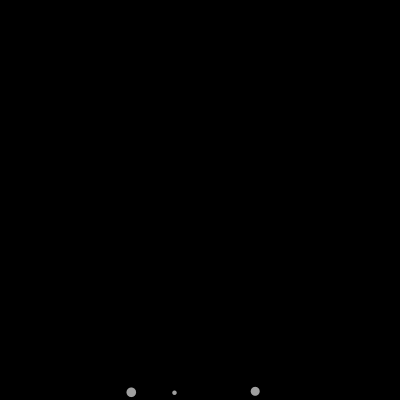
Frame 1 (no input)
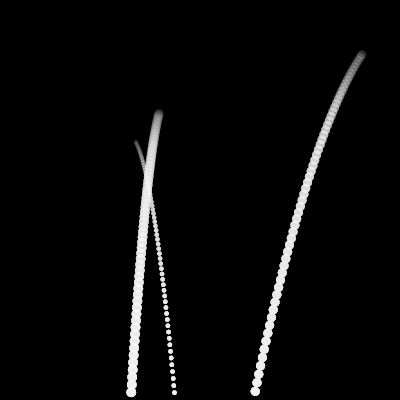
Frame 60 (the mouse pressed at the canvas centre just before this capture)
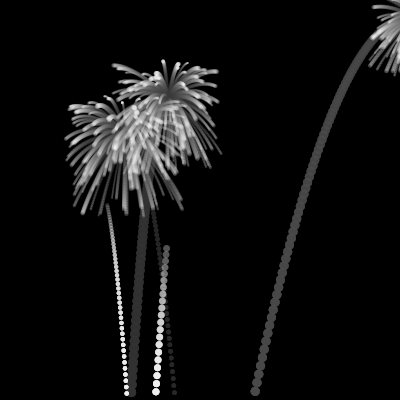
Frame 120 (the mouse held since frame 60 and released just before this capture)

The Processing sketch that drew these frames (run headless with seeded random() and noise(); from frame 60 on, the mouse is pressed at the canvas centre):

// Processing sketch: fireworks
// ── fireworks.pde
float gravity = 0.1;

int numberOfFireworks = 3;
ArrayList<Firework> fireworks = new ArrayList<Firework>();
float fireworkSize = 5;
float fireworkMinSize = 3;
float fireworkMaxSize = 10;
float fireworkDuration = 0.2;
int fireworkFrequency = 30;

int particleMinSize = 2;
int particleMaxSize = 5;
ArrayList<Particle> particles = new ArrayList<Particle>();
int particleLife = 100;
int numberOfParticles = 150;



void setup() {
  size(400, 400);
  for (int i = 0; i < numberOfFireworks; i++) {
    fireworks.add(new Firework(random(width), height));
  }
  background(0);
}

void draw() {
  noStroke();
  fill(0, 10);
  rect(0, 0, width, height);

  if (floor(random(fireworkFrequency)) == 0 && fireworks.size() + 1 <= numberOfFireworks) {
    fireworks.add(new Firework(random(width), height)); // Randomize x position
  }

  for (int i = fireworks.size() - 1; i >= 0; i--) {
    Firework firework = fireworks.get(i);
    firework.update();
    firework.display();
    firework.checkVel();
    if (firework.exploded) {
      firework.explode();
      fireworks.remove(i);
    }
  }

  for (int i = particles.size() - 1; i >= 0; i--) {
    Particle particle = particles.get(i);
    particle.update();
    particle.display();
    particle.checkTime();
    if (particle.dead) {
      particles.remove(i);
 
    }
  }
}

class Firework {
  PVector pos, vel, initialVel;
  float size;
  float duration;
  boolean exploded;
  ArrayList<PVector> trail;

  Firework(float x, float y) {
    float vy = random(-10, -5); // random velocity for diff heights
    float vx = random(-2, 2);
    float xR = random(-10, 10);
    pos = new PVector(x + xR, y);
    vel = new PVector(vx, vy);
    initialVel = new PVector(vx, vy);
    size = random(fireworkMinSize, fireworkMaxSize);
    float dR = random(0, 0.2);
    duration = fireworkDuration + dR;
    trail = new ArrayList<PVector>();
    
  }

  void update() {
    pos.add(vel);
    vel.y += gravity;
    trail.add(new PVector(pos.x, pos.y)); 
  }

  void checkVel() {
    if (vel.y >= duration) {
      exploded = true;
    }
  }

  void explode() {
    for (int i = 0; i <= floor(random(numberOfParticles - 30, numberOfParticles)); i++) {
      particles.add(new Particle(pos.x, pos.y));
    
    }
  }

  void display() {
    float dn = map(vel.mag(), 0, initialVel.mag(), 20, 100);
    noStroke();
    fill(255, 255, 255, dn);
    ellipse(pos.x, pos.y, size, size);
    
    // Draw the trail
    for (int i = 0; i < trail.size(); i++) {
      float alpha = map(i, 0, trail.size(), 100, 0);
      fill(255, 255, 255, alpha);
      ellipse(trail.get(i).x, trail.get(i).y, size, size);
    }
  }
}

class Particle {
  PVector pos, vel;
  int timer, maxTime;
  float size;
  boolean dead;

  Particle(float x, float y) {
    float vy = random(-2, 2);
    float vx = random(-2, 2);
    pos = new PVector(x, y);
    vel = new PVector(vx, vy);
    timer = 0;
    maxTime = particleLife + int(random(1, 10));
    dead = false;
    size = random(particleMinSize, particleMaxSize);
  }

  void update() {
    pos.add(vel);
    vel.y += gravity * 0.3;
    vel.mult(0.98);
    timer += 1;
  }

  void checkTime() {
    if (timer >= maxTime) {
      dead = true;
    }
  }

  void display() {
    float dn = map(timer, 0, maxTime, 100, 0);
    noStroke();
    fill(255, 255, 255, dn);
    ellipse(pos.x, pos.y, size, size);
  }
}

class Twinkle {
  PVector pos;
  int timer, maxTime;
  float size;
  boolean dead;


  void update() {
    timer++;
  }

  void checkTime() {
    if (timer >= maxTime) {
      dead = true;
    }
  }

  void display() {
    fill(255);
    ellipse(pos.x, pos.y, size, size);
  }
}
